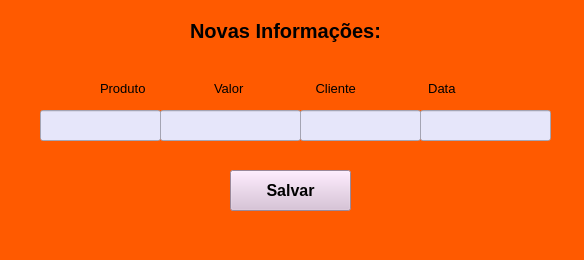
<?xml version="1.0" encoding="UTF-8"?>
<ui version="4.0">
 <class>MainWindow</class>
 <widget class="QMainWindow" name="MainWindow">
  <property name="geometry">
   <rect>
    <x>0</x>
    <y>0</y>
    <width>584</width>
    <height>260</height>
   </rect>
  </property>
  <property name="windowTitle">
   <string>MainWindow</string>
  </property>
  <property name="styleSheet">
   <string notr="true">background-color: rgb(255, 90, 0);</string>
  </property>
  <widget class="QWidget" name="centralwidget">
   <widget class="QPushButton" name="pushButton">
    <property name="geometry">
     <rect>
      <x>230</x>
      <y>170</y>
      <width>121</width>
      <height>41</height>
     </rect>
    </property>
    <property name="font">
     <font>
      <pointsize>12</pointsize>
      <weight>75</weight>
      <bold>true</bold>
     </font>
    </property>
    <property name="styleSheet">
     <string notr="true">background-color: rgb(216, 191, 216);</string>
    </property>
    <property name="text">
     <string>Salvar</string>
    </property>
   </widget>
   <widget class="QLabel" name="label">
    <property name="geometry">
     <rect>
      <x>190</x>
      <y>10</y>
      <width>331</width>
      <height>41</height>
     </rect>
    </property>
    <property name="font">
     <font>
      <pointsize>15</pointsize>
      <weight>75</weight>
      <bold>true</bold>
     </font>
    </property>
    <property name="text">
     <string>Novas Informações:</string>
    </property>
   </widget>
   <widget class="QLineEdit" name="lineEdit">
    <property name="geometry">
     <rect>
      <x>40</x>
      <y>110</y>
      <width>121</width>
      <height>31</height>
     </rect>
    </property>
    <property name="styleSheet">
     <string notr="true">background-color: rgb(230,230,250);</string>
    </property>
   </widget>
   <widget class="QLineEdit" name="lineEdit_2">
    <property name="geometry">
     <rect>
      <x>160</x>
      <y>110</y>
      <width>141</width>
      <height>31</height>
     </rect>
    </property>
    <property name="styleSheet">
     <string notr="true">background-color: rgb(230,230,250);</string>
    </property>
   </widget>
   <widget class="QLineEdit" name="lineEdit_3">
    <property name="geometry">
     <rect>
      <x>300</x>
      <y>110</y>
      <width>121</width>
      <height>31</height>
     </rect>
    </property>
    <property name="styleSheet">
     <string notr="true">background-color: rgb(230,230,250);</string>
    </property>
   </widget>
   <widget class="QLineEdit" name="lineEdit_4">
    <property name="geometry">
     <rect>
      <x>420</x>
      <y>110</y>
      <width>131</width>
      <height>31</height>
     </rect>
    </property>
    <property name="styleSheet">
     <string notr="true">background-color: rgb(230,230,250);</string>
    </property>
   </widget>
   <widget class="QLabel" name="label_2">
    <property name="geometry">
     <rect>
      <x>100</x>
      <y>80</y>
      <width>501</width>
      <height>16</height>
     </rect>
    </property>
    <property name="font">
     <font>
      <pointsize>10</pointsize>
      <weight>50</weight>
      <bold>false</bold>
     </font>
    </property>
    <property name="text">
     <string>Produto                   Valor                    Cliente                    Data</string>
    </property>
   </widget>
  </widget>
  <widget class="QMenuBar" name="menubar">
   <property name="geometry">
    <rect>
     <x>0</x>
     <y>0</y>
     <width>584</width>
     <height>21</height>
    </rect>
   </property>
  </widget>
  <widget class="QStatusBar" name="statusbar"/>
 </widget>
 <resources/>
 <connections/>
</ui>
